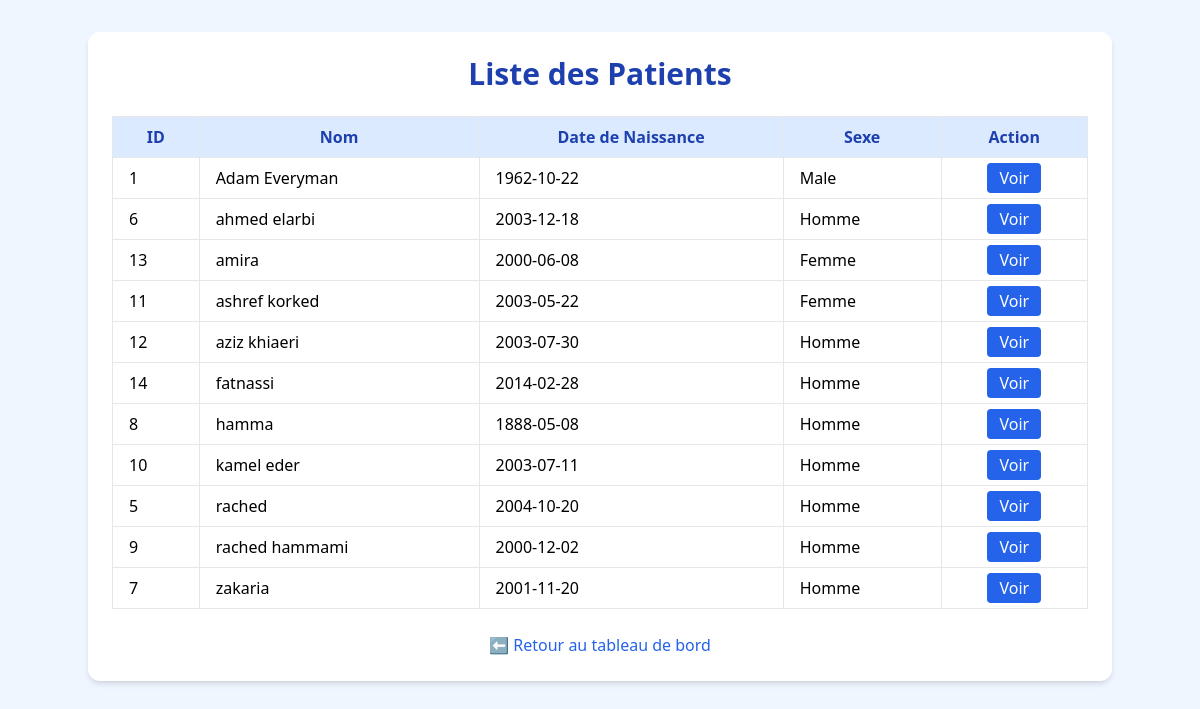
Page /pages/liste_patient.php (signed in) on the committed database.
### tables this page shows
CREATE TABLE `patient` (
  `id` int(11) NOT NULL,
  `name` varchar(100) DEFAULT NULL,
  `dob` date DEFAULT NULL,
  `sex` varchar(10) DEFAULT NULL,
  `phone` varchar(20) DEFAULT NULL,
  `address` text DEFAULT NULL
);

### pages/liste_patient.php (the view, shortened to what this page needs)
<?php
require_once '../includes/config.php';
$patients = $pdo->query("SELECT * FROM patient ORDER BY name")->fetchAll();
?>
<!DOCTYPE html>
<html lang="fr">
<head>
    <script src="https://cdn.tailwindcss.com"></script>
</head>
<body class="bg-blue-50 min-h-screen p-8">
    <div class="max-w-5xl mx-auto bg-white rounded-xl shadow-md p-6">
        <h1 class="text-3xl font-bold text-blue-800 mb-6 text-center">Liste des Patients</h1>
        <table class="min-w-full table-auto border-collapse">
            <thead>
                <tr class="bg-blue-100 text-blue-800">
                    <th class="px-4 py-2 border">ID</th>
                    <th class="px-4 py-2 border">Nom</th>
                    <th class="px-4 py-2 border">Date de Naissance</th>
                    <th class="px-4 py-2 border">Sexe</th>
                    <th class="px-4 py-2 border">Action</th>
                </tr>
            </thead>
            <tbody>
                <?php foreach ($patients as $patient): ?>
                <tr class="hover:bg-blue-50">
                    <td class="px-4 py-2 border"><?= $patient['id'] ?></td>
                    <td class="px-4 py-2 border"><?= htmlspecialchars($patient['name']) ?></td>
                    <td class="px-4 py-2 border"><?= $patient['dob'] ?></td>
                    <td class="px-4 py-2 border"><?= $patient['sex'] ?></td>
                    <td class="px-4 py-2 border text-center">
                        <a href="patient_details.php?id=<?= $patient['id'] ?>" class="bg-blue-600 text-white px-3 py-1 rounded hover:bg-blue-700 transition">Voir</a>
                    </td>
                </tr>
                <?php endforeach; ?>
            </tbody>
        </table>
        <div class="mt-6 text-center">
            <a href="dashboard.php" class="text-blue-600 hover:underline">⬅️ Retour au tableau de bord</a>
        </div>
    </div>
</body>
</html>

### rows in the picture
patient: id "1", name "Adam Everyman", dob "1962-10-22", sex "Male"
patient: id "6", name "ahmed elarbi", dob "2003-12-18", sex "Homme"
patient: id "13", name "amira", dob "2000-06-08", sex "Femme"
patient: id "11", name "ashref korked", dob "2003-05-22", sex "Femme"
patient: id "12", name "aziz khiaeri", dob "2003-07-30", sex "Homme"
patient: id "14", name "fatnassi", dob "2014-02-28", sex "Homme"
patient: id "8", name "hamma", dob "1888-05-08", sex "Homme"
patient: id "10", name "kamel eder", dob "2003-07-11", sex "Homme"
patient: id "5", name "rached", dob "2004-10-20", sex "Homme"
patient: id "9", name "rached hammami", dob "2000-12-02", sex "Homme"
patient: id "7", name "zakaria", dob "2001-11-20", sex "Homme"
